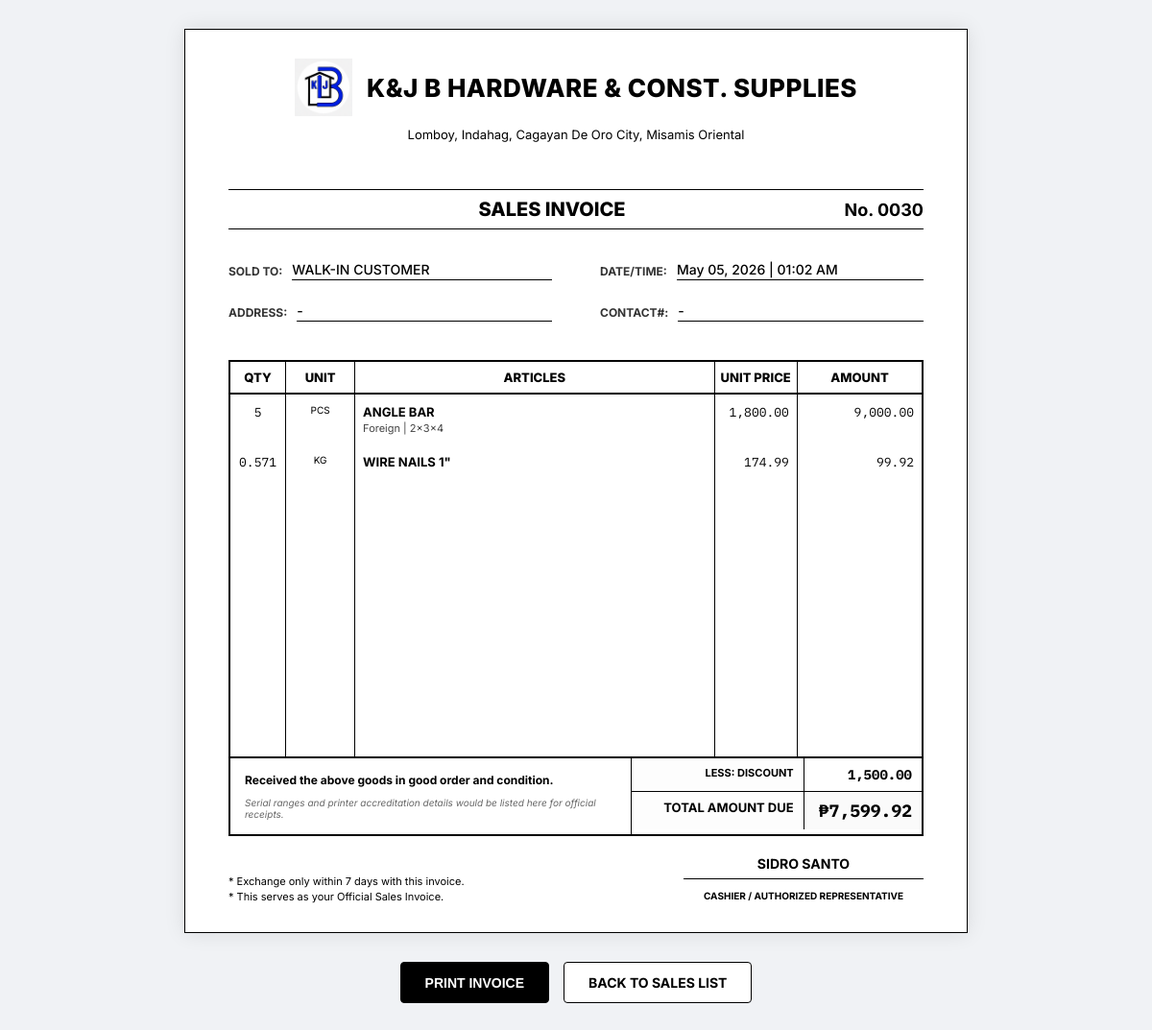
Page /receipt.php?sale_group_id=30 (signed in) on the committed database.
### tables this page shows
CREATE TABLE `sale_groups` (
  `sale_group_id` int(11) NOT NULL,
  `user_id` int(11) DEFAULT NULL,
  `customer_name` varchar(255) DEFAULT NULL,
  `customer_contact` varchar(50) DEFAULT NULL,
  `customer_address` varchar(255) DEFAULT NULL,
  `discount_amount` decimal(10,2) DEFAULT 0.00,
  `total_amount` decimal(10,2) NOT NULL DEFAULT 0.00,
  `created_by` varchar(100) DEFAULT NULL,
  `created_at` timestamp NOT NULL DEFAULT current_timestamp()
);

CREATE TABLE `sales` (
  `sale_id` int(11) NOT NULL,
  `sale_group_id` int(11) DEFAULT NULL,
  `product_id` int(11) NOT NULL,
  `quantity` decimal(10,4) DEFAULT NULL,
  `total_price` decimal(10,2) NOT NULL,
  `sale_date` timestamp NOT NULL DEFAULT current_timestamp()
);

CREATE TABLE `products` (
  `product_id` int(11) NOT NULL,
  `product_name` varchar(255) NOT NULL,
  `brand` varchar(255) DEFAULT NULL,
  `variation` varchar(255) DEFAULT NULL,
  `category_id` int(11) NOT NULL,
  `subcategory_id` int(11) DEFAULT NULL,
  `unit` varchar(50) DEFAULT NULL,
  `supplier_price` decimal(10,2) DEFAULT 0.00,
  `selling_price` decimal(10,2) DEFAULT 0.00,
  `stock` decimal(10,4) DEFAULT NULL,
  `reorder_level` decimal(10,4) DEFAULT NULL,
  `image_path` varchar(255) DEFAULT NULL,
  `description` text DEFAULT NULL,
  `sku` varchar(255) NOT NULL,
  `created_at` timestamp NOT NULL DEFAULT current_timestamp(),
  `created_by` varchar(100) DEFAULT NULL,
  `last_updated_by` varchar(100) DEFAULT NULL,
  `is_archived` tinyint(1) NOT NULL DEFAULT 0,
  `expiring` tinyint(1) NOT NULL DEFAULT 0
);

CREATE TABLE `sale_payments` (
  `payment_id` int(11) NOT NULL,
  `sale_group_id` int(11) NOT NULL,
  `total_amount` decimal(10,2) NOT NULL COMMENT 'Should match the grand total of items in the sales table for this group',
  `discount_amount` decimal(10,2) DEFAULT 0.00,
  `payment_type` varchar(50) NOT NULL DEFAULT 'CASH',
  `cash_given` decimal(10,2) NOT NULL,
  `change_amount` decimal(10,2) NOT NULL,
  `payment_date` timestamp NOT NULL DEFAULT current_timestamp()
);

CREATE TABLE `users` (
  `id` int(11) UNSIGNED NOT NULL,
  `username` varchar(50) NOT NULL,
  `full_name` varchar(100) DEFAULT NULL,
  `password` varchar(255) NOT NULL,
  `role` enum('admin','staff') NOT NULL DEFAULT 'staff',
  `created_at` timestamp NOT NULL DEFAULT current_timestamp(),
  `is_logged_in` tinyint(1) DEFAULT 0,
  `last_login` datetime DEFAULT NULL
);

### receipt.php (the view, shortened to what this page needs)
<?php
include 'project.php';
$sale_group_id = (int) $_GET['sale_group_id'];
$cashierName = '';
$group_sql = "SELECT
                sg.*,
                sp.payment_type,
                sp.total_amount,
                u.full_name AS processed_by
              FROM sale_groups sg
              JOIN sale_payments sp ON sg.sale_group_id = sp.sale_group_id
              LEFT JOIN users u ON sg.user_id = u.id
              WHERE sg.sale_group_id = ?";
$stmt_group = $conn->prepare($group_sql);
$stmt_group->bind_param("i", $sale_group_id);
$stmt_group->execute();
$group_result = $stmt_group->get_result();
$sale_group = $group_result->fetch_assoc();
$items_sql = "SELECT
                s.quantity,
                s.total_price,
                s.sale_date,
                p.product_name, p.brand, p.variation, p.unit,
                (s.total_price / NULLIF(s.quantity, 0)) AS unit_price
              FROM sales s
              JOIN products p ON s.product_id = p.product_id
              WHERE s.sale_group_id = ?";
$stmt_items = $conn->prepare($items_sql);
$stmt_items->bind_param("i", $sale_group_id);
$stmt_items->execute();
$items_result = $stmt_items->get_result();
$sale_items = [];
while ($row = $items_result->fetch_assoc()) {
    $sale_items[] = $row;
}
$discount_amount = (float) ($sale_group['discount_amount'] ?? 0);
$total_amount    = (float) ($sale_group['total_amount'] ?? 0);
$processed_by    = $sale_group['processed_by'] ?? $sale_group['created_by'] ?? $cashierName;
?>
<!DOCTYPE html>
<html lang="en">
<head>
</head>
<body>
<div class="invoice-container">
    <div class="invoice-header">
        <div style="display: flex; justify-content: center; align-items: center; gap: 15px; margin-bottom: 10px;">
            <img src="images/logo.png" alt="Logo" style="height: 60px; width: auto;">
            <h2 style="margin:0;">K&J B HARDWARE & CONST. SUPPLIES</h2>
        </div>
        <p>Lomboy, Indahag, Cagayan De Oro City, Misamis Oriental</p>
    </div>
    <div class="title-row">
        <h1>Sales Invoice</h1>
        <div class="invoice-no">No. <?= str_pad((string)$sale_group_id, 4, '0', STR_PAD_LEFT) ?></div>
    </div>
    <div class="customer-info-area">
        <div class="info-column">
            <div class="info-field">
                <span class="info-label">Sold To:</span>
                <div class="info-value"><?= strtoupper(htmlspecialchars($sale_group['customer_name'] ?: 'WALK-IN CUSTOMER')) ?></div>
            </div>
            <div class="info-field">
                <span class="info-label">Address:</span>
                <div class="info-value"><?= strtoupper(htmlspecialchars($sale_group['customer_address'] ?? '-')) ?></div>
            </div>
        </div>
        <div class="info-column">
            <div class="info-field">
                <span class="info-label">Date/Time:</span>
                <div class="info-value"><?= date("M d, Y | h:i A", strtotime($sale_group['created_at'])) ?></div>
            </div>
            <div class="info-field">
                <span class="info-label">Contact#:</span>
                <div class="info-value"><?= strtoupper(htmlspecialchars($sale_group['customer_contact'] ?? '-')) ?></div>
            </div>
        </div>
    </div>
    <div class="table-wrap">
        <table class="invoice-table">
            <thead>
                <tr>
                    <th width="8%">Qty</th>
                    <th width="10%">Unit</th>
                    <th width="52%">Articles</th>
                    <th width="12%">Unit Price</th>
                    <th width="18%">Amount</th>
                </tr>
            </thead>
            <tbody>
                <?php
                $rowCount = 0;
                foreach ($sale_items as $item):
                    $rowCount++;
                ?>
                <tr class="item-row">
                    <td style="text-align:center; font-family: 'IBM Plex Mono';">
                        <?php
                        $q = (float)$item['quantity'];
                        echo ($q == (int)$q) ? (int)$q : rtrim(rtrim(number_format($q, 4), '0'), '.');
                        ?>
                    </td>
                    <td style="text-align:center; text-transform:uppercase; font-size:10px;"><?= htmlspecialchars($item['unit'] ?? '-') ?></td>
                    <td>
                        <span class="desc-title"><?= htmlspecialchars($item['product_name']) ?></span>
                        <?php
                        $meta = array_filter([$item['brand'] ?? '', $item['variation'] ?? '']);
                        if (!empty($meta)): ?>
                            <span class="desc-sub"><?= implode(' | ', array_map('htmlspecialchars', $meta)) ?></span>
                        <?php endif; ?>
                    </td>
                    <td style="text-align:right; font-family: 'IBM Plex Mono';"><?= number_format((float)$item['unit_price'], 2) ?></td>
                    <td style="text-align:right; font-family: 'IBM Plex Mono';"><?= number_format((float)$item['total_price'], 2) ?></td>
                </tr>
                <?php endforeach; ?>
                <?php for($i = $rowCount; $i < 10; $i++): ?>
                    <tr class="item-row">
                        <td>&nbsp;</td>
                        <td>&nbsp;</td>
                        <td>&nbsp;</td>
                        <td>&nbsp;</td>
                        <td>&nbsp;</td>
                    </tr>
                <?php endfor; ?>
            </tbody>
        </table>
    </div>
    <div class="summary-section">
        <div class="summary-left">
            <p style="margin:0 0 10px 0; font-weight:700;">Received the above goods in good order and condition.</p>
            <div style="font-size: 10px; color: #666; font-style: italic;">
                Serial ranges and printer accreditation details would be listed here for official receipts.
            </div>
        </div>
        <div class="summary-right">
            <div class="total-line">
                <div class="total-label">Less: Discount</div>
                <div class="total-val"><?= number_format($discount_amount, 2) ?></div>
            </div>
            <div class="total-line" style="background: #fafafa;">
                <div class="total-label" style="font-size: 13px;">Total Amount Due</div>
                <div class="total-val" style="font-size: 18px;">₱<?= number_format($total_amount, 2) ?></div>
            </div>
        </div>
    </div>
    <div class="invoice-footer">
        <div class="footer-legal">
            <p style="margin:0;">* Exchange only within 7 days with this invoice.</p>
            <p style="margin:2px 0 0 0;">* This serves as your Official Sales Invoice.</p>
        </div>
        <div class="signature-area">
            <div class="sig-line"><?= strtoupper(htmlspecialchars($processed_by ?: 'CASHIER')) ?></div>
            <span class="sig-label">Cashier / Authorized Representative</span>
        </div>
    </div>
</div>
<div class="action-bar no-print">
    <button onclick="window.print();" class="btn-modern btn-modern-dark">
        Print Invoice
    </button>
    <a href="purchased_history.php" class="btn-modern">
        Back to Sales List
    </a>
</div>
</body>
</html>

### receipt.php (style rules this page uses)
* { box-sizing: border-box; }
:root { --invoice-width: 816px; --border-thick: 2px solid #000; --border-thin: 1px solid #000; --text-main: #000; }
body { background-color: #f0f2f5; font-family: 'Inter', sans-serif; color: var(--text-main); margin: 0; padding: 30px 0; -webkit-print-color-adjust: exact; }
.invoice-container { width: var(--invoice-width); margin: 0 auto; background: #fff; padding: 30px 45px; box-shadow: 0 0 20px rgba(0,0,0,0.1); min-height: 940px; display: flex; flex-direction: column; border: var(--border-thin); }
.invoice-header { text-align: center; margin-bottom: 30px; }
.invoice-header h2 { font-size: 26px; font-weight: 800; margin: 0 0 5px 0; text-transform: uppercase; letter-spacing: 0.5px; }
.invoice-header p { margin: 3px 0; font-size: 13px; line-height: 1.4; }
.title-row { display: flex; justify-content: space-between; align-items: center; margin-top: 15px; border-top: var(--border-thin); border-bottom: var(--border-thin); padding: 8px 0; }
.title-row h1 { font-size: 20px; font-weight: 800; margin: 0; text-transform: uppercase; flex-grow: 1; text-align: center; margin-left: 100px; }
.invoice-no { font-size: 18px; font-weight: 700; width: 150px; text-align: right; }
.customer-info-area { display: grid; grid-template-columns: 1fr 1fr; gap: 0 50px; margin: 25px 0; }
.info-field { display: flex; align-items: flex-end; margin-bottom: 15px; min-height: 28px; }
.info-label { font-weight: 700; font-size: 12px; white-space: nowrap; margin-right: 10px; text-transform: uppercase; color: #333; padding-bottom: 2px; }
.info-value { border-bottom: 1px solid #000; flex-grow: 1; padding-bottom: 2px; font-size: 14px; font-weight: 500; min-height: 20px; }
.table-wrap { flex-grow: 1; border: var(--border-thick); margin-bottom: 0; }
.invoice-table { width: 100%; border-collapse: collapse; }
.invoice-table th { border-bottom: var(--border-thick); border-right: var(--border-thin); padding: 8px 5px; font-size: 13px; font-weight: 800; text-align: center; text-transform: uppercase; }
.invoice-table th:last-child { border-right: none; }
.invoice-table td { border-right: var(--border-thin); padding: 10px 8px; font-size: 13px; vertical-align: top; }
.invoice-table td:last-child { border-right: none; }
.item-row { min-height: 35px; }
.desc-title { font-weight: 700; display: block; text-transform: uppercase; }
.desc-sub { font-size: 11px; color: #444; }
.summary-section { display: flex; border: var(--border-thick); border-top: none; }
.summary-left { flex-grow: 1; padding: 15px; font-size: 12px; border-right: var(--border-thin); }
.summary-right { width: 320px; }
.total-line { display: flex; border-bottom: var(--border-thin); }
.total-line:last-child { border-bottom: none; }
.total-label { width: 180px; padding: 8px 10px; font-size: 11px; font-weight: 700; text-transform: uppercase; border-right: var(--border-thin); text-align: right; background: #fdfdfd; }
.total-val { flex-grow: 1; padding: 8px 10px; text-align: right; font-size: 14px; font-family: 'IBM Plex Mono', monospace; font-weight: 700; }
.invoice-footer { margin-top: 20px; display: flex; justify-content: space-between; align-items: flex-end; }
.footer-legal { font-size: 11px; max-width: 450px; }
.signature-area { text-align: center; width: 250px; }
.sig-line { border-bottom: 1px solid #000; margin-bottom: 5px; min-height: 25px; font-weight: 700; font-size: 14px; text-transform: uppercase; }
.sig-label { font-size: 10px; font-weight: 700; text-transform: uppercase; }
.action-bar { width: var(--invoice-width); margin: 30px auto; display: flex; justify-content: center; gap: 15px; }
.btn-modern { padding: 12px 25px; font-size: 14px; font-weight: 700; border-radius: 4px; border: 1.5px solid #000; cursor: pointer; transition: all 0.2s; text-decoration: none; background: #fff; color: #000; text-transform: uppercase; }
.btn-modern-dark { background: #000; color: #fff; }

### rows in the picture
sale_groups: customer_name "WALK-IN CUSTOMER", customer_address "-", created_at "May 05, 2026 | 01:02 AM", customer_contact "-", discount_amount "1,500.00", sale_payments.total_amount "7,599.92", user.full_name "SIDRO SANTO"
sales: quantity "5", product.unit "PCS", product.product_name "ANGLE BAR", product.variation "Foreign | 2x3x4", unit_price "1,800.00", total_price "9,000.00"
sales: quantity "0.571", product.unit "KG", product.product_name "WIRE NAILS 1\"", unit_price "174.99", total_price "99.92"

### other values in the picture
str_pad((string)$sale_group_id, 4, '0', STR_PAD_LEFT) "0030"
